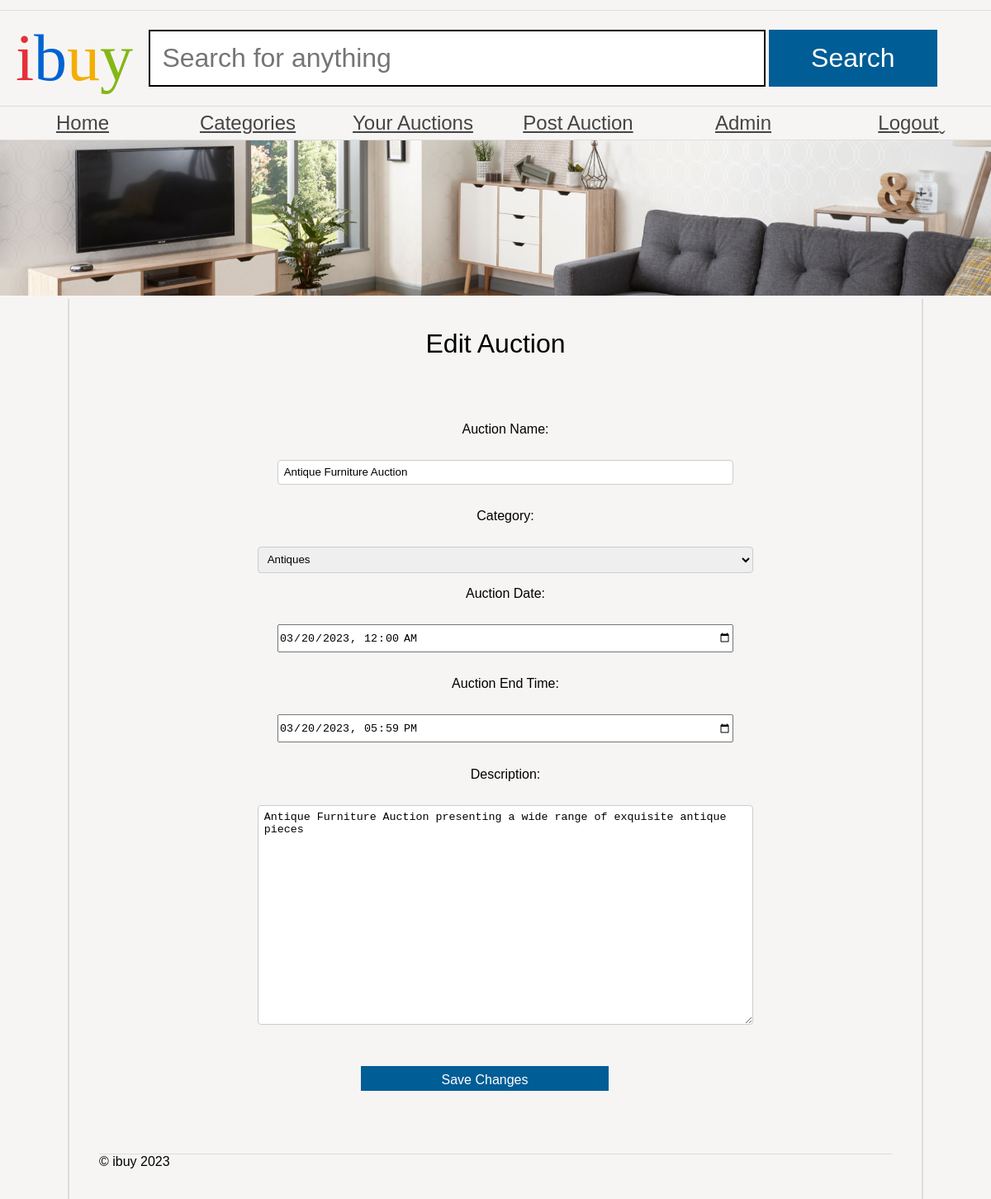
Screenshot of /edit_auction.php?auction_name=Antique Furniture Auction (signed in) with the database file from the repository.
### tables this page shows
CREATE TABLE `auctions` (
  `auction_name` VARCHAR(90) NOT NULL PRIMARY KEY,
  `auctioneer` VARCHAR(90) DEFAULT NULL,
  `auctionDate` DATE DEFAULT NULL,
  `auction_end_time` TIMESTAMP DEFAULT NULL,  
  `categoryName` VARCHAR(20) DEFAULT NULL,
  `Description` LONGTEXT
);

### edit_auction.php (the view, shortened to what this page needs)
<?php
require('dataconnection/configuration.php');
$auction_name = $_GET['auction_name'];
$auction_query = "SELECT * FROM auctions WHERE auction_name = ?";
$auction_stmt = $pdo->prepare($auction_query);
$auction_stmt->execute([$auction_name]);
$auction = $auction_stmt->fetch(PDO::FETCH_ASSOC);
$categories_query = "SELECT categoryName FROM categories";
$categories_result = $pdo->query($categories_query);
$categories = $categories_result->fetchAll(PDO::FETCH_COLUMN);
?>
<!DOCTYPE html>
<html>
	<head>
		<link rel="stylesheet" href="ibuy.css" />
	</head>
	<body>
		<header>
			<h1><span class="i">i</span><span class="b">b</span><span class="u">u</span><span class="y">y</span></h1>
            <form action="browse_products.php" method="get">
        <input type="text" name="search" placeholder="Search for anything" />
        <input type="submit" name="submit" value="Search" />
    </form>
		</header>
        <nav>
    <ul>
        <li><a class="categoryLink" href="user_dashboard.php">Home</a></li>
        <li class="dropdown">
            <a href="#" class="categoryLink">Categories</a>
        </li>
            <li><a class="categoryLink" href="user_auctions.php">Your Auctions</a></li>
            <li><a class="categoryLink" href="post_auction.php">Post Auction</a></li>
            <li><a class="categoryLink" href="\Admin\adminlogin.php">Admin</a></li>
            <li><a class="categoryLink" href="logout.php">Logout</a></li>
        </ul>
    </nav>
<img src="banners/1.jpg" alt="Banner" />
<main>
    <div class="form-box">
        <h1>Edit Auction</h1>
        <form action="update_auction.php" method="post">
            <label for="new_auction_name">Auction Name:</label>
            <input type="text" name="new_auction_name" value="<?php echo htmlspecialchars($auction['auction_name']); ?>" />
            <label for="new_category">Category:</label>
            <select name="new_category">
                <?php foreach ($categories as $category) {
                    $selected = ($category === $auction['categoryName']) ? 'selected' : '';
                    echo '<option value="' . $category . '" ' . $selected . '>' . $category . '</option>';
                } ?>
            </select>
            <label for="new_auctionDate">Auction Date:</label>
            <input type="datetime-local" name="new_auctionDate" value="<?php echo date('Y-m-d\TH:i', strtotime($auction['auctionDate'])); ?>" />
            <label for="new_auction_end_time">Auction End Time:</label>
            <input type="datetime-local" name="new_auction_end_time" value="<?php echo date('Y-m-d\TH:i', strtotime($auction['auction_end_time'])); ?>" />
            <label for="new_description">Description:</label>
            <textarea name="new_description"><?php echo htmlspecialchars($auction['Description']); ?></textarea>
            <input type="submit" value="Save Changes" />
        </form>
    </div>
    <footer>
        &copy; ibuy <?php echo date("Y"); ?>
    </footer>
</main>
</body>
</html>

### ibuy.css (style rules this page uses)
* { margin: 0; padding: 0; }
body { font-family: 'Oxygen-Regular', sans-serif; background-color: #f6f5f4; max-width: 100vw; overflow-x: hidden; }
h1, h2, h3, h4 { font-weight: normal; }
a, a:visited { color: #444; }
header { margin-top: 1vw; font-family: 'Univers-Light-Normal'; display: grid; grid-template-columns: 15% 85%; align-items: center; padding-top: 1vw; padding-bottom: 1vw; border-top: 1px solid #ddd; border-bottom: 1px solid #ddd; }
header h1 { text-align: center; font-size: 5em; }
form { display: block; }
header form input[type=text] { border: 3px solid black; font-size: 2em; padding: 0.5em; width: 70%; }
body > img { width: 100vw; }
header form input[type=submit] { background-color: #005d96; color: white; width: 20%; font-size: 2em; padding: 0.5em; cursor: pointer; border: 0; }
header .i { color: #e43137; }
header .b { color: #0063d1; }
header .u { color: #f4ae01; }
header .y { color: #85b716; }
body > nav { border-bottom: 1px solid #ddd; }
body > nav ul li:last-child a:after { content: 'ˬ'; position: absolute; }
body > nav ul { display: flex; width: 100vw; list-style-type: none; }
body > nav ul li { flex: 1; }
body > nav ul li a { display: block; text-align: center; padding-top: 0.5vw; padding-bottom: 0.5vw; font-size: 1.5em; }
main { padding: 3vw; display: block; overflow: hidden; width: 80vw; margin: auto; border-left: 2px solid #ddd; border-right: 2px solid #ddd; }
main h1 { margin-top: 5vw; margin-bottom: 5vw; }
textarea { width: 100%; height: 20em; }
footer { margin-top: 5vw; border-top: 1px solid #ddd; }
main form { display: flex; flex-wrap: wrap; width: 50vw; }
main form label, main form input { flex-grow: 1; width: 20vw; margin-bottom: 1em; margin-right: 2vw; margin-left: 2vw; }
main form input[type=submit] { background-color: #3665f3; color: white; flex-grow: 0; margin-left: auto; font-size: 1.2em; padding: 0.2em; cursor: pointer; border: 0; }

### edit_auction.php (style rules this page uses)
.dropdown { position: relative; display: inline-block; }
header form input[type=submit] { background-color: #005d96; color: white; width: 20%; font-size: 2em; padding: 0.5em; cursor: pointer; border: 0; }
header form input[type="text"] { border: 2px solid black; font-size: 2em; padding: 0.45em; width: 70%; }
.form-box { text-align: center; width: 60%; margin: 0 auto; }
.form-box label { display: block; margin-top: 1em; }
.form-box input[type="text"], .form-box select, .form-box textarea { width: 100%; padding: 0.5em; border: 1px solid #ccc; border-radius: 4px; box-sizing: border-box; }
.form-box h1 { margin-top: 0; margin-bottom: 5vw; }
main form label, main form input { flex-grow: 1; width: 25vw; margin-bottom: 1em; margin-right: 2vw; margin-left: 2vw; height: 30px; }
.form-box input[type="submit"] { background-color: #005d96; color: white; font-size: 1em; padding: 0.5em 1em; border: none; cursor: pointer; margin-top: 50px; align-items: center; justify-items: center; justify-content: center; margin-right: 175px; }

### rows the page displays
auctions: new_auction_name "Antique Furniture Auction", new_auctionDate "03/20/2023 00:00", new_auction_end_time "03/20/2023 17:59", new_description "Antique Furniture Auction presenting a wide range of exquisite antique pieces"

### other values shown
form field new_category "Antiques"
